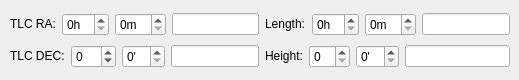
           <widget class="QWidget" name="page_2">
            <widget class="QWidget" name="layoutWidget_2">
             <property name="geometry">
              <rect>
               <x>10</x>
               <y>10</y>
               <width>500</width>
               <height>61</height>
              </rect>
             </property>
             <layout class="QGridLayout" name="gridLayout">
              <item row="0" column="0">
               <layout class="QHBoxLayout" name="horizontalLayout_3">
                <item>
                 <widget class="QLabel" name="ra1Label">
                  <property name="text">
                   <string>&lt;!DOCTYPE HTML PUBLIC &quot;-//W3C//DTD HTML 4.0//EN&quot; &quot;http://www.w3.org/TR/REC-html40/strict.dtd&quot;&gt;
&lt;html&gt;&lt;head&gt;&lt;meta name=&quot;qrichtext&quot; content=&quot;1&quot; /&gt;&lt;style type=&quot;text/css&quot;&gt;
p, li { white-space: pre-wrap; }
&lt;/style&gt;&lt;/head&gt;&lt;body style=&quot; font-family:'Sans Serif'; font-size:9pt; font-weight:400; font-style:normal;&quot;&gt;
&lt;table border=&quot;0&quot; style=&quot;-qt-table-type: root; margin-top:4px; margin-bottom:4px; margin-left:4px; margin-right:4px;&quot;&gt;
&lt;tr&gt;
&lt;td style=&quot;border: none;&quot;&gt;
&lt;p style=&quot; margin-top:0px; margin-bottom:0px; margin-left:0px; margin-right:0px; -qt-block-indent:0; text-indent:0px;&quot;&gt;&lt;span style=&quot; color:#000000;&quot;&gt;TLC RA:&lt;/span&gt;&lt;/p&gt;&lt;/td&gt;&lt;/tr&gt;&lt;/table&gt;&lt;/body&gt;&lt;/html&gt;</string>
                  </property>
                  <property name="alignment">
                   <set>Qt::AlignRight|Qt::AlignTrailing|Qt::AlignVCenter</set>
                  </property>
                 </widget>
                </item>
                <item>
                 <widget class="QSpinBox" name="blcxSpinBoxHr">
                  <property name="toolTip">
                   <string>Right Ascension Hours</string>
                  </property>
                  <property name="suffix">
                   <string>h</string>
                  </property>
                  <property name="maximum">
                   <number>23</number>
                  </property>
                 </widget>
                </item>
                <item>
                 <widget class="QSpinBox" name="blcxSpinBoxMin">
                  <property name="toolTip">
                   <string>Right Ascension Minutes</string>
                  </property>
                  <property name="suffix">
                   <string>m</string>
                  </property>
                  <property name="maximum">
                   <number>59</number>
                  </property>
                 </widget>
                </item>
                <item>
                 <widget class="QLineEdit" name="blcxLineEditSec">
                  <property name="toolTip">
                   <string>Right Ascension Seconds</string>
                  </property>
                 </widget>
                </item>
               </layout>
              </item>
              <item row="0" column="1">
               <layout class="QHBoxLayout" name="horizontalLayout_2">
                <item>
                 <widget class="QLabel" name="ra2Label">
                  <property name="text">
                   <string>&lt;!DOCTYPE HTML PUBLIC &quot;-//W3C//DTD HTML 4.0//EN&quot; &quot;http://www.w3.org/TR/REC-html40/strict.dtd&quot;&gt;
&lt;html&gt;&lt;head&gt;&lt;meta name=&quot;qrichtext&quot; content=&quot;1&quot; /&gt;&lt;style type=&quot;text/css&quot;&gt;
p, li { white-space: pre-wrap; }
&lt;/style&gt;&lt;/head&gt;&lt;body style=&quot; font-family:'Sans Serif'; font-size:9pt; font-weight:400; font-style:normal;&quot;&gt;
&lt;table border=&quot;0&quot; style=&quot;-qt-table-type: root; margin-top:4px; margin-bottom:4px; margin-left:4px; margin-right:4px;&quot;&gt;
&lt;tr&gt;
&lt;td style=&quot;border: none;&quot;&gt;
&lt;p style=&quot; margin-top:0px; margin-bottom:0px; margin-left:0px; margin-right:0px; -qt-block-indent:0; text-indent:0px;&quot;&gt;&lt;span style=&quot; color:#000000;&quot;&gt;Length:&lt;/span&gt;&lt;/p&gt;&lt;/td&gt;&lt;/tr&gt;&lt;/table&gt;&lt;/body&gt;&lt;/html&gt;</string>
                  </property>
                  <property name="alignment">
                   <set>Qt::AlignRight|Qt::AlignTrailing|Qt::AlignVCenter</set>
                  </property>
                 </widget>
                </item>
                <item>
                 <widget class="QSpinBox" name="trcxSpinBoxHr">
                  <property name="toolTip">
                   <string>Right Ascension Hours</string>
                  </property>
                  <property name="suffix">
                   <string>h</string>
                  </property>
                  <property name="maximum">
                   <number>23</number>
                  </property>
                 </widget>
                </item>
                <item>
                 <widget class="QSpinBox" name="trcxSpinBoxMin">
                  <property name="toolTip">
                   <string>Right Ascension Minutes</string>
                  </property>
                  <property name="suffix">
                   <string>m</string>
                  </property>
                  <property name="maximum">
                   <number>59</number>
                  </property>
                 </widget>
                </item>
                <item>
                 <widget class="QLineEdit" name="trcxLineEditSec">
                  <property name="toolTip">
                   <string>Right Ascension Seconds</string>
                  </property>
                 </widget>
                </item>
               </layout>
              </item>
              <item row="1" column="0">
               <layout class="QHBoxLayout" name="horizontalLayout_7">
                <item>
                 <widget class="QLabel" name="dec1Label">
                  <property name="text">
                   <string>&lt;!DOCTYPE HTML PUBLIC &quot;-//W3C//DTD HTML 4.0//EN&quot; &quot;http://www.w3.org/TR/REC-html40/strict.dtd&quot;&gt;
&lt;html&gt;&lt;head&gt;&lt;meta name=&quot;qrichtext&quot; content=&quot;1&quot; /&gt;&lt;style type=&quot;text/css&quot;&gt;
p, li { white-space: pre-wrap; }
&lt;/style&gt;&lt;/head&gt;&lt;body style=&quot; font-family:'Sans Serif'; font-size:9pt; font-weight:400; font-style:normal;&quot;&gt;
&lt;table border=&quot;0&quot; style=&quot;-qt-table-type: root; margin-top:4px; margin-bottom:4px; margin-left:4px; margin-right:4px;&quot;&gt;
&lt;tr&gt;
&lt;td style=&quot;border: none;&quot;&gt;
&lt;p style=&quot; margin-top:0px; margin-bottom:0px; margin-left:0px; margin-right:0px; -qt-block-indent:0; text-indent:0px;&quot;&gt;&lt;span style=&quot; color:#000000;&quot;&gt;TLC DEC:&lt;/span&gt;&lt;/p&gt;&lt;/td&gt;&lt;/tr&gt;&lt;/table&gt;&lt;/body&gt;&lt;/html&gt;</string>
                  </property>
                  <property name="alignment">
                   <set>Qt::AlignRight|Qt::AlignTrailing|Qt::AlignVCenter</set>
                  </property>
                 </widget>
                </item>
                <item>
                 <widget class="QSpinBox" name="blcySpinBoxDeg">
                  <property name="toolTip">
                   <string>Declination Degrees</string>
                  </property>
                  <property name="minimum">
                   <number>-90</number>
                  </property>
                  <property name="maximum">
                   <number>90</number>
                  </property>
                 </widget>
                </item>
                <item>
                 <widget class="QSpinBox" name="blcySpinBoxMin">
                  <property name="toolTip">
                   <string>Declination Minutes</string>
                  </property>
                  <property name="suffix">
                   <string>'</string>
                  </property>
                  <property name="maximum">
                   <number>59</number>
                  </property>
                 </widget>
                </item>
                <item>
                 <widget class="QLineEdit" name="blcyLineEditSec">
                  <property name="toolTip">
                   <string>Right Ascension Seconds</string>
                  </property>
                 </widget>
                </item>
               </layout>
              </item>
              <item row="1" column="1">
               <layout class="QHBoxLayout" name="horizontalLayout_6">
                <item>
                 <widget class="QLabel" name="dec2Label">
                  <property name="text">
                   <string>&lt;!DOCTYPE HTML PUBLIC &quot;-//W3C//DTD HTML 4.0//EN&quot; &quot;http://www.w3.org/TR/REC-html40/strict.dtd&quot;&gt;
&lt;html&gt;&lt;head&gt;&lt;meta name=&quot;qrichtext&quot; content=&quot;1&quot; /&gt;&lt;style type=&quot;text/css&quot;&gt;
p, li { white-space: pre-wrap; }
&lt;/style&gt;&lt;/head&gt;&lt;body style=&quot; font-family:'Sans Serif'; font-size:9pt; font-weight:400; font-style:normal;&quot;&gt;
&lt;table border=&quot;0&quot; style=&quot;-qt-table-type: root; margin-top:4px; margin-bottom:4px; margin-left:4px; margin-right:4px;&quot;&gt;
&lt;tr&gt;
&lt;td style=&quot;border: none;&quot;&gt;
&lt;p style=&quot; margin-top:0px; margin-bottom:0px; margin-left:0px; margin-right:0px; -qt-block-indent:0; text-indent:0px;&quot;&gt;&lt;span style=&quot; color:#000000;&quot;&gt;Height:&lt;/span&gt;&lt;/p&gt;&lt;/td&gt;&lt;/tr&gt;&lt;/table&gt;&lt;/body&gt;&lt;/html&gt;</string>
                  </property>
                  <property name="alignment">
                   <set>Qt::AlignRight|Qt::AlignTrailing|Qt::AlignVCenter</set>
                  </property>
                 </widget>
                </item>
                <item>
                 <widget class="QSpinBox" name="trcySpinBoxDeg">
                  <property name="toolTip">
                   <string>Declination Degrees</string>
                  </property>
                  <property name="suffix">
                   <string/>
                  </property>
                  <property name="maximum">
                   <number>59</number>
                  </property>
                 </widget>
                </item>
                <item>
                 <widget class="QSpinBox" name="trcySpinBoxMin">
                  <property name="toolTip">
                   <string>Declination Minutes</string>
                  </property>
                  <property name="suffix">
                   <string>'</string>
                  </property>
                  <property name="maximum">
                   <number>59</number>
                  </property>
                 </widget>
                </item>
                <item>
                 <widget class="QLineEdit" name="trcyLineEditSec">
                  <property name="toolTip">
                   <string>Right Ascension Seconds</string>
                  </property>
                 </widget>
                </item>
               </layout>
              </item>
             </layout>
            </widget>
           </widget>
